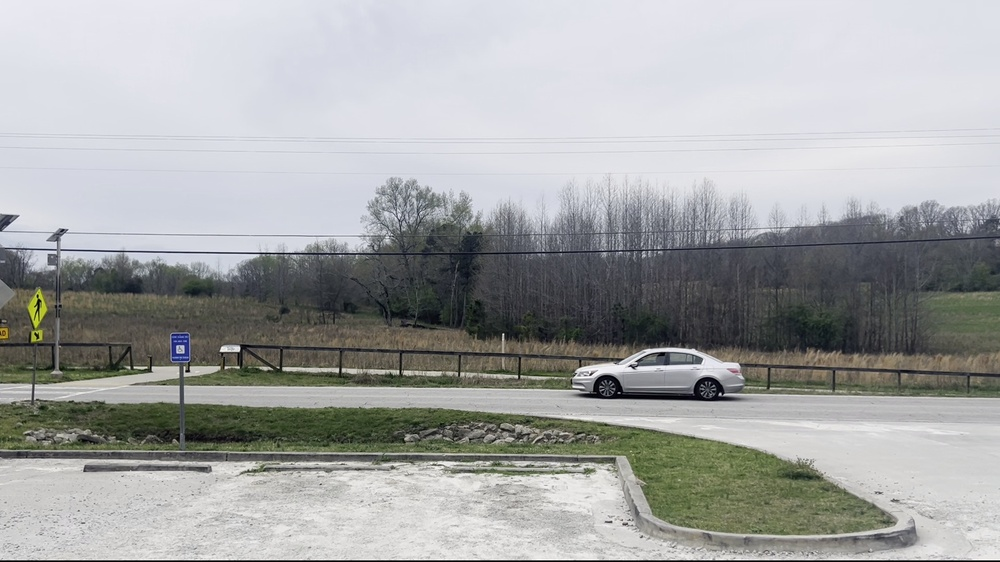
#> input picture Assignment_2/frames/frame_0000.jpg, 1000 x 562 px, shrunk from 1920 x 1080 before the run, given in place of the camera
$ python image_stitching.py
#> lines starting #> are read from the running program, lines starting #| are printed output that depends on the picture
#> further down, prev_frame is the input picture: shape (562, 1000, 3); mean B, G, R 164.6, 164.7, 163.1
import cv2
import numpy as np

# Function to stitch two images together
def image_stitch(img1, img2):
    # Convert images to grayscale
    gray1 = cv2.cvtColor(img1, cv2.COLOR_BGR2GRAY)
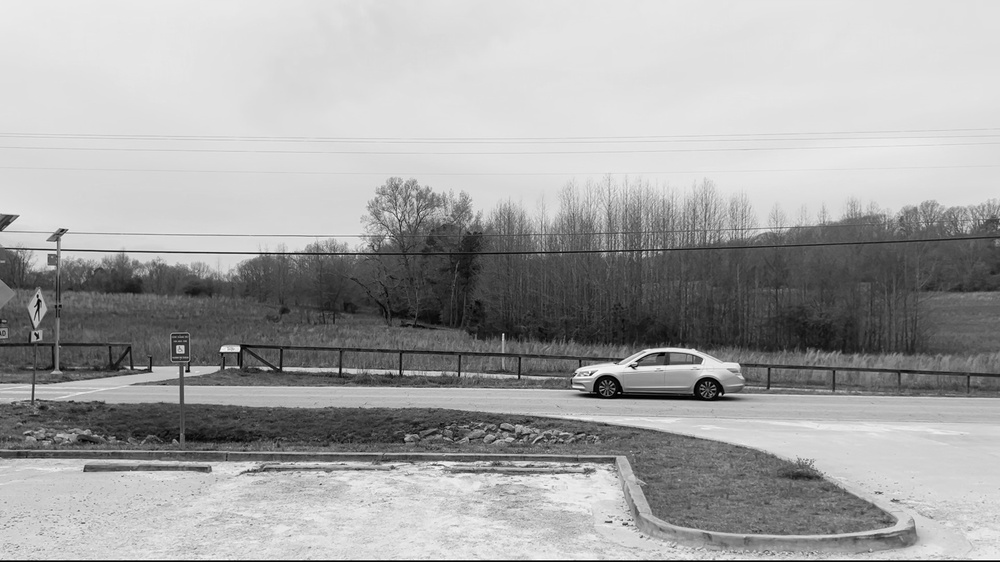
#> gray1: shape (562, 1000); min 0, max 255, mean 164.2
    gray2 = cv2.cvtColor(img2, cv2.COLOR_BGR2GRAY)

    # Detect ORB features and compute descriptors
    orb = cv2.ORB_create()
    kp1, des1 = orb.detectAndCompute(gray1, None)
#> kp1 = 500 keypoints; strongest (x, y, size): (239, 349, 31), (239, 348, 37.2), (188, 371, 31), (720, 394, 31)
    kp2, des2 = orb.detectAndCompute(gray2, None)
#> kp2 has the same summary as kp1

    # Match descriptors using FLANN matcher
    flann = cv2.FlannBasedMatcher_create()
#> (the run stopped early here; a loop or call above may not have finished)
